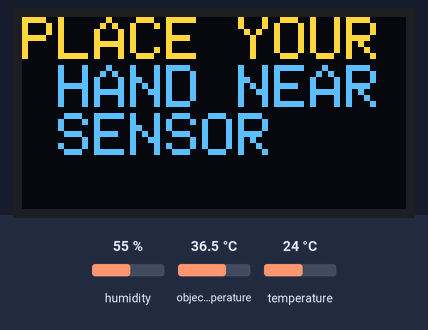
Simulated run of this sketch. Board: ESP8266 (NodeMCU). On the bench: 128×64 one-colour display. The test bench sets the inputs (shaded band); at power-on: object temperature 36.5 °C, humidity 55 %, temperature 24 °C. The OLED is the two-colour kind (top 16 rows yellow); WiFi joins after 1.5 s; servers stay silent unless stated; the display library's start-up logo is not drawn; what the sketch prints to the serial monitor is not drawn.

Above: at 15.3 s.
15.4 s: object temperature set to 20 °C
At 19.3 s:
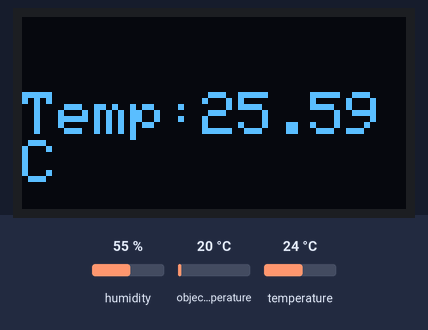
20.4 s: humidity set to 22 %
At 30.7 s:
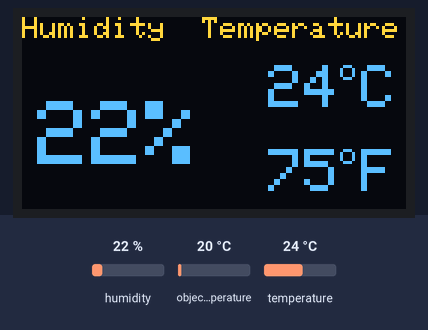
31.5 s: object temperature set to 26 °C
At 45.4 s:
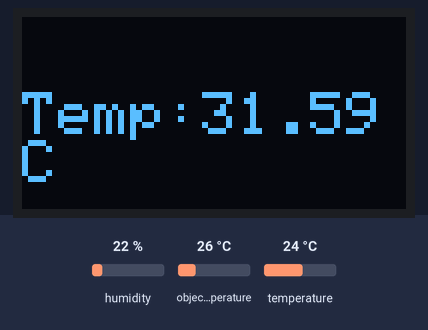
45.5 s: temperature set to 12 °C
At 56.6 s:
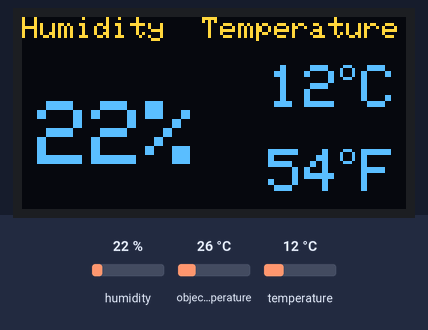
Timing chart, 0 to 58.1 s (numbered marks = the images above; inputs shaded):
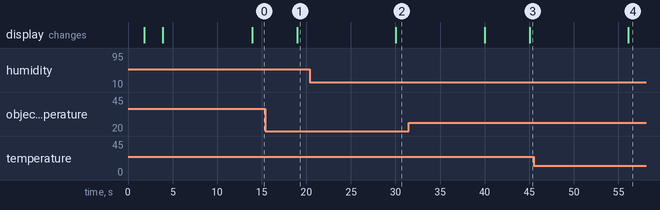

The sketch:

Smart-Thermal-Hygrometer-Code.ino
```cpp
//code by Siddhartha.S.Singh and Md.Omer Ali
//Date=28/1/21
#define BLYNK_PRINT Serial
#include <ESP8266WiFi.h>
#include <BlynkSimpleEsp8266.h>
#include <DHT.h>
#define DHT11Pin D3
#define DHTType DHT11
//OLED
#include <Wire.h>
#include <Adafruit_GFX.h>
#include <Adafruit_SSD1306.h>
//MLX90614
#include <Adafruit_MLX90614.h>

Adafruit_MLX90614 mlx = Adafruit_MLX90614();

DHT dht(DHT11Pin,DHTType); //import dht lib
BlynkTimer timer; //blynk timer
float humi;
float tempC;
float tempF;

//Blynk auth
char auth[] = "5grXWjJZOPYI1q4hw-onU3******P6PB";
char ssid[] = "OnePlus_Nord";
char pass[] = "Okok1234";


//mlx
float objectTemp, stemp; // object temperature
float threshold= 5.6 ;

//OLED define
#define SCREEN_WIDTH 128 // OLED display width, in pixels
#define SCREEN_HEIGHT 64 // OLED display height, in pixels
// Declaration for an SSD1306 display connected to I2C (SDA, SCL pins)
Adafruit_SSD1306 display(SCREEN_WIDTH, SCREEN_HEIGHT, &Wire, -1);

void sendSensor()
{
  float h = dht.readHumidity();
  float t = dht.readTemperature(); // or dht.readTemperature(true) for Fahrenheit

  if (isnan(h) || isnan(t)) {
    Serial.println("Failed to read from DHT sensor!");
    return;
  }
  // You can send any value at any time.
  // Please don't send more that 10 values per second.
  Blynk.virtualWrite(V5, h);
  Blynk.virtualWrite(V6, t);
}

void setup() {
  Serial.begin(9600);
  //Blynk auth call
  Blynk.begin(auth, ssid, pass);
  //For DHT11
  dht.begin();
  // Setup a function to be called every second
  timer.setInterval(1000L, sendSensor);
  //For OLED I2C
  if(!display.begin(SSD1306_SWITCHCAPVCC, 0x3C)) { // Address 0x3D for 128x64
    Serial.println(F("SSD1306 allocation failed"));
    for(;;);
  }
  display.display(); //Display logo
  delay(1000);
  display.clearDisplay();
}

void loop() {
 delay(1000);
  Blynk.run();
 timer.run();
 humi = dht.readHumidity();
 tempC = dht.readTemperature();
 tempF = dht.readTemperature(true);

//print of dht data on oled dynamically
 Serial.print("Humidity:");
 Serial.print(humi,0);
 Serial.print("%");
 Serial.print(" Temperature:");
 Serial.print(tempC,1);
 Serial.print("C ~ ");
 Serial.print(tempF,1);
 Serial.println("F");

 display.clearDisplay();
 oledDisplayHeader();


 oledDisplay(3,5,28,humi,"%");
 oledDisplay(2,70,16,tempC,"C");
 oledDisplay(2,70,44,tempF,"F");

 display.display();

 delay(10000);

  //print on screne to place hand
  display.clearDisplay();
  display.setTextSize(2);
  display.setCursor(0,0);
  display.print("PLACE YOUR HAND NEAR SENSOR");
  display.display();

 delay(5000);

  objectTemp = threshold + mlx.readObjectTempC() ;
  // print to OLED of mlx
  display.clearDisplay();
  display.setTextSize(2);
  display.setCursor(0,25);
  display.print("Temp:" + String(objectTemp) + "C");
  display.display();

 delay(10000);
}
void oledDisplayHeader(){
 display.setTextSize(1);
 display.setTextColor(WHITE);
 display.setCursor(0, 0);
 display.print("Humidity");
 display.setCursor(60, 0);
 display.print("Temperature");
}
void oledDisplay(int size, int x,int y, float value, String unit){
 int charLen=12;
 int xo=x+charLen*3.2;
 int xunit=x+charLen*3.6;
 int xval = x;
 display.setTextSize(size);
 display.setTextColor(WHITE);

 if (unit=="%"){
   display.setCursor(x, y);
   display.print(value,0);
   display.print(unit);
 } else {
   if (value>99){
    xval=x;
   } else {
    xval=x+charLen;
   }
   display.setCursor(xval, y);
   display.print(value,0);
   display.drawCircle(xo, y+2, 2, WHITE);  // print degree symbols (  )
   display.setCursor(xunit, y);
   display.print(unit);
 }

}
```

Measured:
- after the input at 15.4 s, the display: changes after 3.6 s (image 1)
- after the input at 20.4 s, the display: changes after 9.6 s (image 2)
- after the input at 45.5 s, the display: changes after 10.6 s (image 4)
